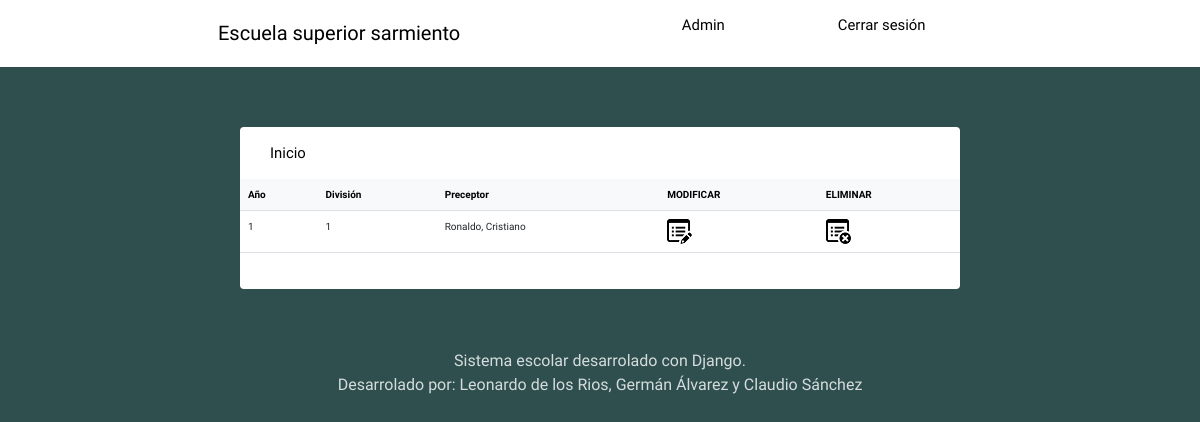
The app's page /aulas/ (signed in) with its own data.
### core/escuela/models.py (models this page shows, shortened)
class Aula(models.Model):
    AÑO_CHOICE = (
    (1, 'Primero'),
    (2, 'Segundo'),
    (3, 'Tercero'),
    (4, 'Cuarto'),
    (5, 'Quinto'),
    (6, 'Sexto'),
    )
    DIVISION_CHOICE = (
    (1, 'Primera'),
    (2, 'Segunda'),
    (3, 'Tercera'),
    (4, 'Cuarta'),
    (5, 'Quinta'),
    (6, 'Sexta'),
    )
    idAula = models.AutoField('Aula',auto_created=True, primary_key=True, serialize=False)
    año = models.IntegerField('Año', choices=AÑO_CHOICE) # se almacena como entero pero se muestra como select en el forms
    division = models.IntegerField('División', choices=DIVISION_CHOICE)
    preceptor = models.ForeignKey(Preceptor, on_delete=models.CASCADE, related_name='aula_preceptor')
    class Meta:
        ordering = ['año', 'division']

class Preceptor(models.Model):
    idPreceptor = models.AutoField('Preceptor', auto_created=True, primary_key=True, serialize=False)
    num_cuil = models.CharField('N° de CUIT/CUIL', max_length=15, unique=True)
    num_doc = models.CharField('N° de documento', max_length=10, unique=True)
    nombre = models.CharField('Nombre/s', max_length=90)
    apellido = models.CharField('Apellido/s',max_length=90)
    fecha_nac = models.DateField('Fecha de nacimiento')
    edad = models.IntegerField(null=True, blank=True) # se calcula cuando se hace el listado de personas
    direccion = models.CharField('Calle y número', max_length=120)
    telefono = models.CharField('N° de teléfono', max_length=14)
    class Meta:
        verbose_name_plural = 'Preceptores'
        ordering = ['apellido', 'nombre']
    def __str__(self):
        return f'{self.apellido}, {self.nombre}'

### core/escuela/views.py (the view)
# urls.py: path('aulas/',views.listar_aulas,name='aulas'),
def listar_aulas(request, template_name='escuela/aulas.html'):
    aulas = Aula.objects.all()
    dato = {'aulas': aulas}
    return render(request,template_name,dato)

### core/user/models.py (called while the page is built)
    def get_tipo(self):
        return self.tipo.nombre

### templates/escuela/aulas.html (shortened to what this page needs)
{% extends 'base.html' %}
{% load static %}
{% block body %}
    <table class="table table-hover">
        <thead class="table-light">
            <tr>
                <th>Año</th>
                <th>División</th>
                <th>Preceptor</th>
                <th>MODIFICAR</th>
                <th>ELIMINAR</th>
            </tr>
        </thead>
    {% for aula in aulas %}
        <tr>
            <td>{{aula.año}}</td>
            <td>{{aula.division}}</td>
            <td>{{aula.preceptor}}</td>
            <td><a href="{% url 'modificar_aula' aula.idAula %}"><img src="{% static 'img/Editar_25.png' %}"></a></td>
            <td><a href="{% url 'eliminar_aula' aula.idAula %}"><img src="{% static 'img/Eliminar_25.png' %}"></a></td>
        </tr>
    {% endfor %}
    </table>
{% endblock %}

### core/escuela/static/css/style.css (style rules this page uses)
body { background: #2F4F4F; font-size: 62.5%; font-family: 'Varela Round', Helvetica, Arial, serif; }
img { object-fit: cover; }
a { font-size: .93rem; text-decoration: none; color: black; }

### records on screen
Aula: año "1", division "1", preceptor "Ronaldo, Cristiano"
